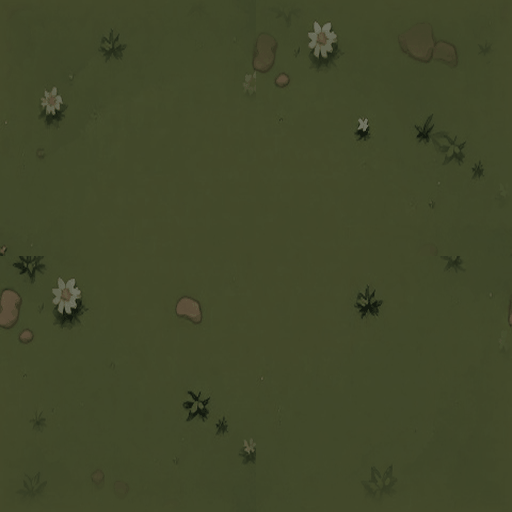
#> input picture art/monk/ground/tile_grass.png, 512 x 512 px
$ python -i lineup_test.py   (imports and definitions only)
#> lines starting #> are read from the running program, lines starting #| are printed output that depends on the picture
"""Style consistency check for a batch of mobs: a big lineup, per-sprite numbers, and a crowd
at phone size on the grass tile (mobs scaled to the opaque area of the first mob at 80 tall).
usage: python lineup_test.py <out prefix> <hero> <mob>... [--elite <img>]
Writes <prefix>_lineup.png, <prefix>_crowd.png and prints one line of numbers per sprite:
  outline  dark border width as a share of the sprite height (thick sticker outline ~ 1.2-2 %)
  fill     opaque share of the bounding box (how heavy the silhouette reads)
  sat      mean saturation of the coloured (non-outline) pixels
  warm     share of coloured pixels that are saturated warm hues (red eyes excepted, kept < 3 %)
  luma     mean lightness of the coloured pixels (mobs should sit in one band)"""
import colorsys
import random
import sys
from pathlib import Path

import numpy as np
from PIL import Image, ImageChops, ImageDraw, ImageFilter, ImageFont

sys.path.insert(0, str(Path(__file__).parent))
from cutout import cutout  # noqa: E402

GRASS = Path(__file__).parent.parent / "art/monk/ground/tile_grass.png"
LINEUP_H = 300
# phone scale: logical sizes (hero 120, mob 80, elite 130) at about 0.72 px per unit
PHONE = 0.72


def fit(im, h):
    return im.resize((max(1, round(im.width * h / im.height)), h), Image.LANCZOS)


def stats(im):
    """Numbers from a sprite normalised to 400 px high."""
    im = fit(im, 400)
    a = im.getchannel("A").point(lambda v: 255 if v > 128 else 0)
    mask = np.asarray(a) > 0
    inner = np.asarray(a.filter(ImageFilter.MinFilter(9))) > 0  # 4 px in from the border
    # outline width ~ dark pixels hugging the border / border length, measured on an 8 px deep band
    deep = mask & ~(np.asarray(a.filter(ImageFilter.MinFilter(17))) > 0)
    edge = mask & ~(np.asarray(a.filter(ImageFilter.MinFilter(3))) > 0)
    px = np.asarray(im).astype(np.float32) / 255
    rgb = px[..., :3]
    dark = rgb.mean(axis=2) < 70 / 255
    outline = (dark & deep).sum() / max(1, edge.sum()) / 400
    fill = mask.mean()
    colour = inner & (px[..., 3] > 200 / 255) & ~dark
    c = rgb[colour]
    hi, lo = c.max(axis=1), c.min(axis=1)
    light = (hi + lo) / 2
    sat = np.where(hi == lo, 0, (hi - lo) / np.maximum(1e-6, 1 - np.abs(hi + lo - 1)))
    step = max(1, len(c) // 20000)
    hue = np.array([colorsys.rgb_to_hsv(*v)[0] for v in c[::step]])
    hot = (sat[::step] > 0.45) & (light[::step] > 0.25) & ((hue < 0.14) | (hue > 0.95))
    warm = hot.mean() if len(hot) else 0.0
    return outline, fill, sat.mean(), warm, light.mean()


def area(im):
    return max(1, int((np.asarray(im.getchannel("A")) > 128).sum()))


# [63 lines left out: functions lineup, crowd, main, not called in this run]


# [2 lines not run here, left out]

>>> import cv2
>>> picture = cv2.imread('../art/monk/ground/tile_grass.png', cv2.IMREAD_GRAYSCALE)
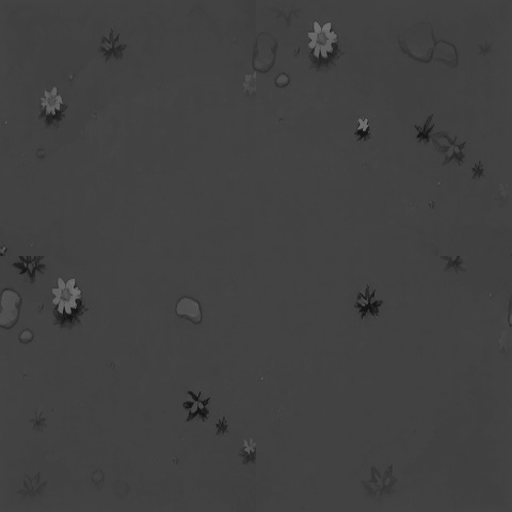
#> picture: shape (512, 512); min 22, max 110, mean 65.5
>>> result = stats(picture)
#> (the run stopped early here; a loop or call above may not have finished)
